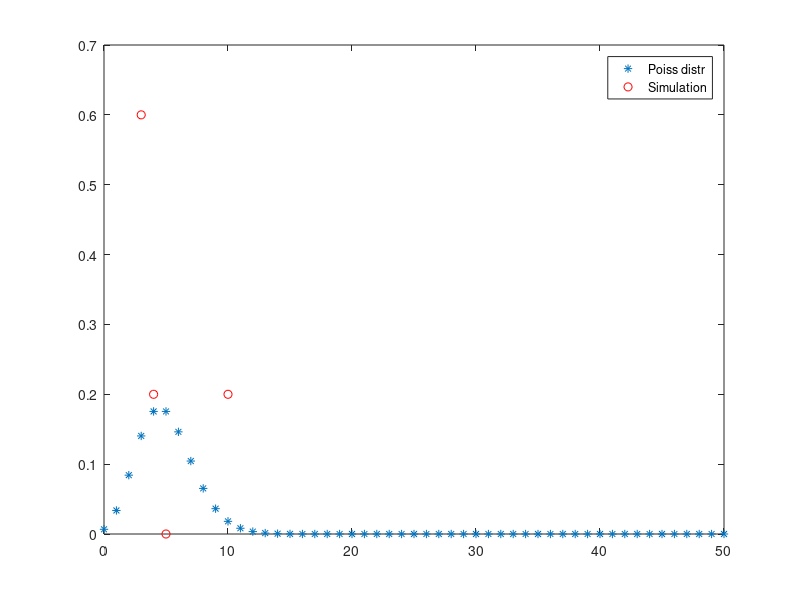

Write the MATLAB code that produced this figure.
% Simulate Poiss(l) distrib

clear all

l = input('lambda (>0)='); % par
N = input('number of simulations='); % par

for j=1:N
    U = rand;
    i=0;
    F(j) = exp(-l);
    while U >= F(j)
        i = i + 1;
        F(j) = F(j)+exp(-l)*l^i/gamma(i+1);
    end;
    X(j)=i;
end;
% compare it to the Poiss(l) distr graphically

UX = unique(X);
nX = hist(X, length(UX));
rel_freq = nX/N;

k = 0:50; % NBin distr as a infinite nr of values
pk = poisspdf(k,l); % true Poiss(n, p)
clf
plot(k, pk, '*', UX, rel_freq, 'ro')
legend('Poiss distr', 'Simulation')